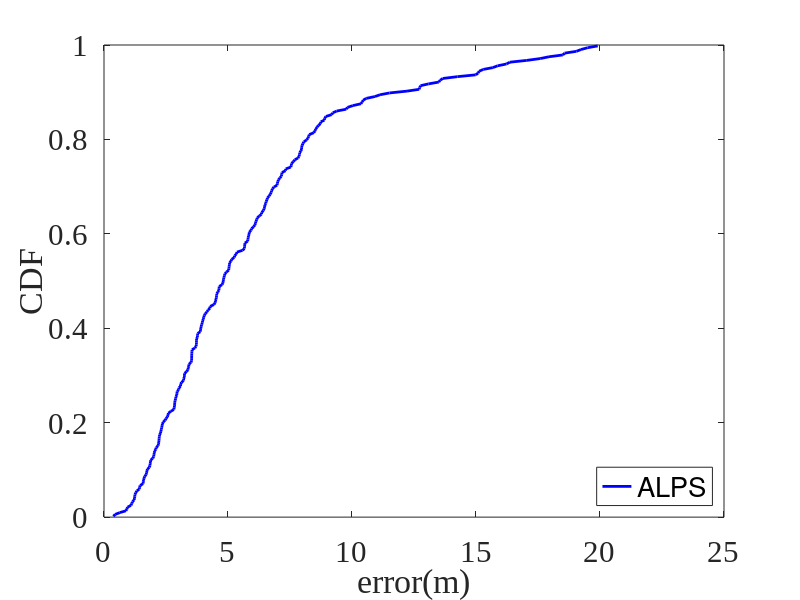

Write MATLAB code to recreate this figure.
x = [17.942219, 10.411714, 10.034586, 19.908268, 19.502403, 19.233489, 19.047703, 18.57319, 18.498792, 17.587577, 17.049096, 16.365205, 16.225831, 15.872511, 15.677451, 15.292977, 15.124372, 15.085597, 14.986697, 14.252018, 13.661239, 13.550745, 13.49799, 13.082736, 12.762051, 12.730624, 12.709292, 12.218182, 11.514788, 11.13019, 10.922482, 10.577385, 10.449624, 10.357723, 9.816921, 9.764341, 9.38374, 9.225291, 9.179336, 8.94713, 8.894103, 8.888313, 8.740408, 8.728482, 8.639996, 8.590553, 8.531932, 8.509524, 8.459793, 8.277005, 8.257125, 8.223132, 8.17117, 8.059161, 8.022909, 7.987792, 7.968998, 7.96806, 7.944032, 7.892618, 7.88433, 7.864817, 7.819583, 7.692213, 7.631589, 7.564324, 7.553754, 7.531312, 7.328217, 7.319753, 7.173753, 7.169519, 7.151851, 7.089541, 7.038277, 7.008271, 6.990614, 6.977503, 6.853138, 6.797397, 6.759232, 6.743241, 6.698199, 6.661549, 6.591803, 6.574576, 6.53665, 6.526262, 6.484532, 6.480119, 6.455453, 6.427204, 6.360686, 6.351792, 6.265379, 6.18289, 6.158558, 6.124861, 6.111688, 6.082039, 6.037273, 5.948223, 5.927385, 5.857518, 5.852745, 5.829704, 5.811322, 5.804407, 5.791451, 5.680224, 5.677304, 5.664205, 5.661279, 5.586396, 5.359888, 5.339156, 5.26986, 5.247169, 5.14919, 5.117953, 5.063929, 5.056272, 5.044114, 5.036924, 5.027503, 4.935614, 4.876565, 4.853209, 4.83641, 4.822111, 4.806711, 4.795892, 4.760929, 4.644756, 4.64066, 4.63439, 4.594112, 4.546495, 4.543887, 4.528883, 4.519548, 4.491046, 4.483787, 4.432914, 4.28081, 4.272409, 4.199789, 4.150095, 4.085616, 4.044279, 4.020753, 4.004683, 3.97478, 3.965601, 3.939764, 3.921218, 3.905001, 3.889135, 3.8808, 3.77739, 3.774067, 3.763646, 3.730553, 3.72987, 3.726721, 3.725625, 3.714296, 3.66246, 3.549354, 3.544271, 3.540304, 3.53615, 3.535229, 3.534541, 3.531008, 3.507474, 3.425181, 3.422169, 3.395707, 3.383576, 3.335082, 3.252991, 3.241984, 3.241054, 3.211995, 3.209261, 3.12576, 3.091776, 3.088009, 3.023659, 3.012581, 2.952183, 2.93829, 2.936947, 2.898932, 2.89014, 2.866945, 2.853679, 2.849944, 2.842954, 2.8299, 2.814998, 2.696719, 2.59569, 2.583075, 2.559493, 2.502102, 2.460797, 2.385587, 2.351682, 2.343017, 2.32514, 2.31281, 2.291923, 2.281333, 2.241489, 2.228576, 2.224597, 2.217736, 2.209493, 2.197489, 2.178529, 2.103761, 2.091618, 2.03926, 2.028977, 2.011702, 2.005054, 1.963327, 1.880104, 1.877386, 1.856196, 1.854741, 1.823518, 1.749978, 1.728003, 1.718221, 1.695524, 1.64218, 1.613713, 1.596018, 1.580848, 1.57719, 1.457412, 1.437464, 1.423922, 1.324283, 1.284393, 1.24593, 1.243103, 1.228192, 1.217162, 1.149309, 1.119879, 1.085725, 0.948589, 0.92289, 0.884421, 0.637822, 0.450058, 0.376072];

sdata = sort(x);

h = subplot(1, 1, 1);
set(h, 'FontSize', 22, 'FontName', 'Times New Roman');
hold on;

p = plot(sdata, (0.5:length(sdata))./length(sdata), '-');
% p = cdfplot(sdata);
set(p, 'Color', 'blue', 'LineWidth', 2, 'markers', 8);
axis([0 25 0 1]);

box on;

legend('ALPS', 'Location', 'southeast');
xlabel('error(m)');
ylabel('CDF');

filename = ['cdf_err_no_seed.eps'];
saveas(h, filename, 'epsc2');